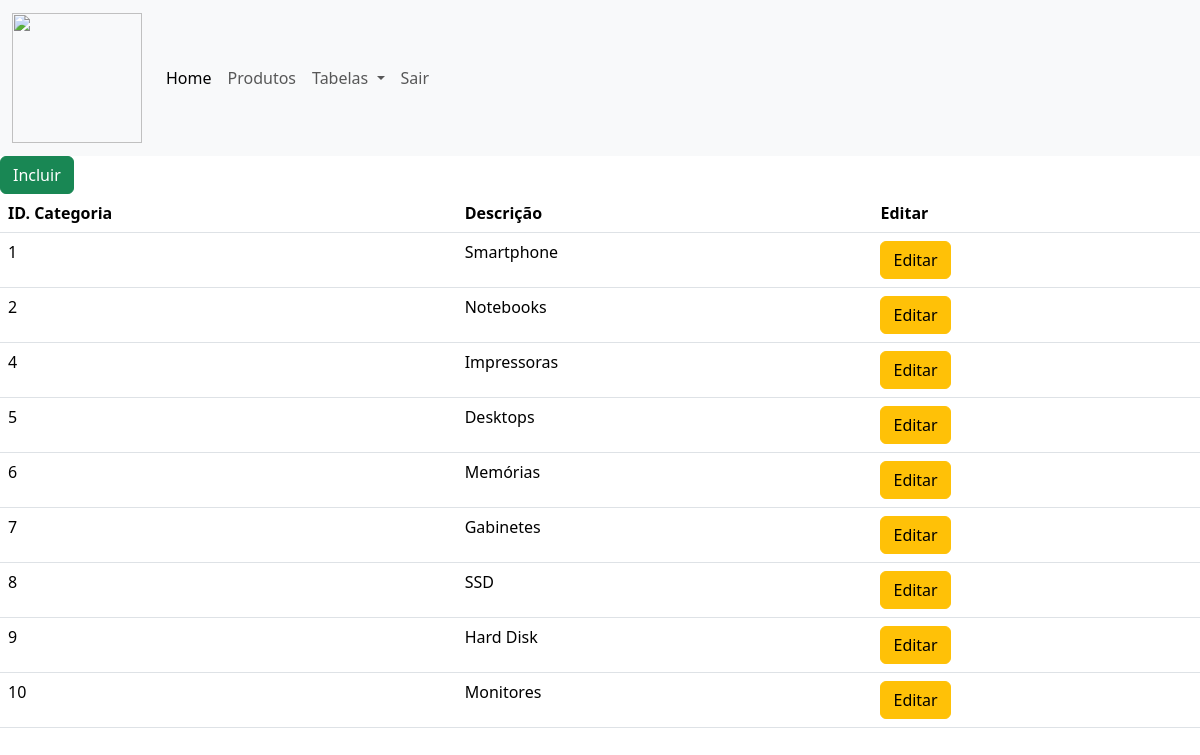
The page /loja/admin/lista_categorias.php (signed in) on the database its author committed.
### tables this page shows
CREATE TABLE `categorias` (
  `id_categoria` int(11) NOT NULL,
  `desc_categoria` varchar(60) NOT NULL
);

### loja/admin/lista_categorias.php (the view, shortened to what this page needs)
<html>
<head>
    <link href="https://cdn.jsdelivr.net/npm/bootstrap@5.3.3/dist/css/bootstrap.min.css" rel="stylesheet">
</head>
<body>
    <?php
    include 'menu.php';
    include 'conexao.php';
    ?>
    <a href="incluir_categorias.php" class="btn btn-success">Incluir</a>
    <br/>
    <table class="table table-hover">
        <thead>
        <tr>
            <th>ID. Categoria</th>
            <th>Descrição</th>
            <th>Editar</th>
        </tr>
        </thead>
        <tbody>
        <?php
        $sql = "select * from categorias";
        $busca_categoria = mysqli_query($conexao,$sql);
        while ($array = mysqli_fetch_array($busca_categoria)) {
            $id_categoria = $array['id_categoria'];
            $desc_categoria = $array['desc_categoria'];
        ?>
        <tr>
            <td><?php echo $id_categoria ?></td>
            <td><?php echo $desc_categoria?></td>
            <td><a href="editar_categorias.php?id_categoria=<?php echo $id_categoria ?>" class="btn btn-warning">Editar</a></td>
        </tr>
        <?php } ?>
        </tbody>
    </table>
</body>
</html>

### loja/admin/menu.php (shortened to what this page needs)
<nav class="navbar navbar-expand-lg bg-body-tertiary">
  <div class="container-fluid">
    <a class="navbar-brand" href="#"><img src="../images/logo_nossaloja.png" width="130px"></a>
    <div class="collapse navbar-collapse" id="navbarNavDropdown">
      <ul class="navbar-nav">
        <li class="nav-item">
          <a class="nav-link active" aria-current="page" href="index.php">Home</a>
        </li>
        <li class="nav-item">
          <a class="nav-link" href="lista_produtos.php">Produtos</a>
        </li>
        <li class="nav-item dropdown">
          <a class="nav-link dropdown-toggle" href="#" role="button" data-bs-toggle="dropdown" aria-expanded="false">
            Tabelas
          </a>
        </li>
        <li class="nav-item">
          <a class="nav-link" href="index.php">Sair</a>
        </li>
      </ul>
    </div>
  </div>
</nav>

### rows shown on the page
categorias: id_categoria "1", desc_categoria "Smartphone"
categorias: id_categoria "2", desc_categoria "Notebooks"
categorias: id_categoria "4", desc_categoria "Impressoras"
categorias: id_categoria "5", desc_categoria "Desktops"
categorias: id_categoria "6", desc_categoria "Memórias"
categorias: id_categoria "7", desc_categoria "Gabinetes"
categorias: id_categoria "8", desc_categoria "SSD"
categorias: id_categoria "9", desc_categoria "Hard Disk"
categorias: id_categoria "10", desc_categoria "Monitores"
